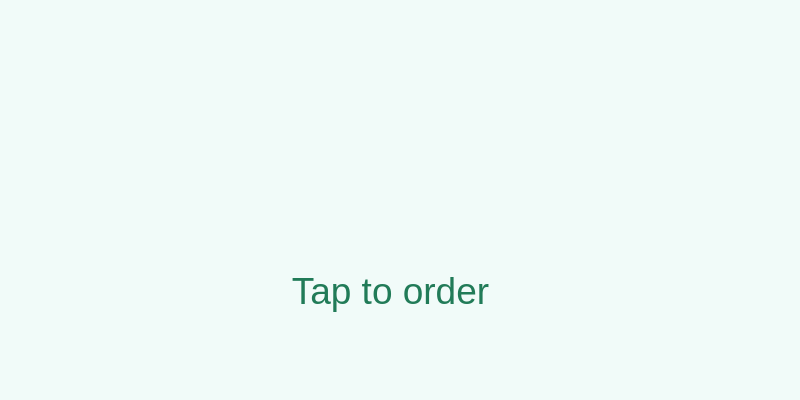
<?xml version="1.0" encoding="UTF-8"?>
<ui version="4.0">
 <class>MainWindow</class>
 <widget class="QMainWindow" name="MainWindow">
  <property name="geometry">
   <rect>
    <x>0</x>
    <y>0</y>
    <width>800</width>
    <height>400</height>
   </rect>
  </property>
  <property name="tabletTracking">
   <bool>true</bool>
  </property>
  <property name="windowTitle">
   <string>GrainMate</string>
  </property>
  <property name="autoFillBackground">
   <bool>false</bool>
  </property>
  <property name="styleSheet">
   <string notr="true">background-color:rgb(241, 251, 249)</string>
  </property>
  <property name="animated">
   <bool>true</bool>
  </property>
  <widget class="QWidget" name="centralwidget">
   <widget class="QLabel" name="label_2">
    <property name="geometry">
     <rect>
      <x>50</x>
      <y>50</y>
      <width>631</width>
      <height>171</height>
     </rect>
    </property>
    <property name="text">
     <string/>
    </property>
    <property name="pixmap">
     <pixmap>ricemate.png</pixmap>
    </property>
   </widget>
   <widget class="QPushButton" name="pushButton">
    <property name="geometry">
     <rect>
      <x>30</x>
      <y>230</y>
      <width>721</width>
      <height>121</height>
     </rect>
    </property>
    <property name="font">
     <font>
      <pointsize>28</pointsize>
     </font>
    </property>
    <property name="styleSheet">
     <string notr="true">color: rgb(33, 123, 88);</string>
    </property>
    <property name="text">
     <string>Tap to order</string>
    </property>
    <property name="autoRepeat">
     <bool>true</bool>
    </property>
    <property name="flat">
     <bool>true</bool>
    </property>
   </widget>
   <widget class="QPushButton" name="pushButton_2">
    <property name="geometry">
     <rect>
      <x>720</x>
      <y>30</y>
      <width>51</width>
      <height>41</height>
     </rect>
    </property>
    <property name="styleSheet">
     <string notr="true">image: url(:/newPrefix/home.png)</string>
    </property>
    <property name="text">
     <string/>
    </property>
    <property name="flat">
     <bool>true</bool>
    </property>
   </widget>
  </widget>
  <widget class="QStatusBar" name="statusbar"/>
 </widget>
 <resources>
  <include location="../Graphics/newResource.qrc"/>
 </resources>
 <connections/>
</ui>
